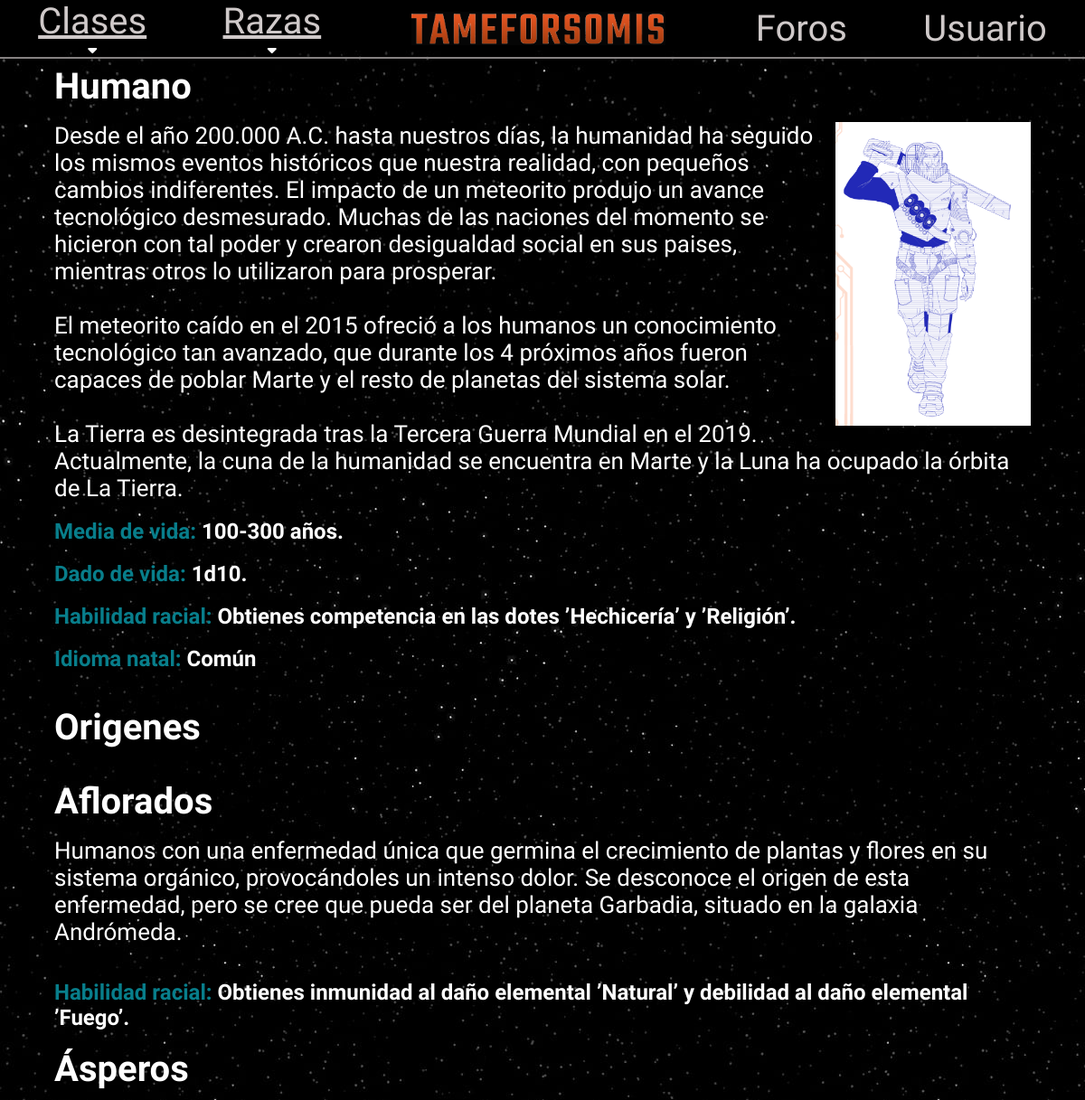
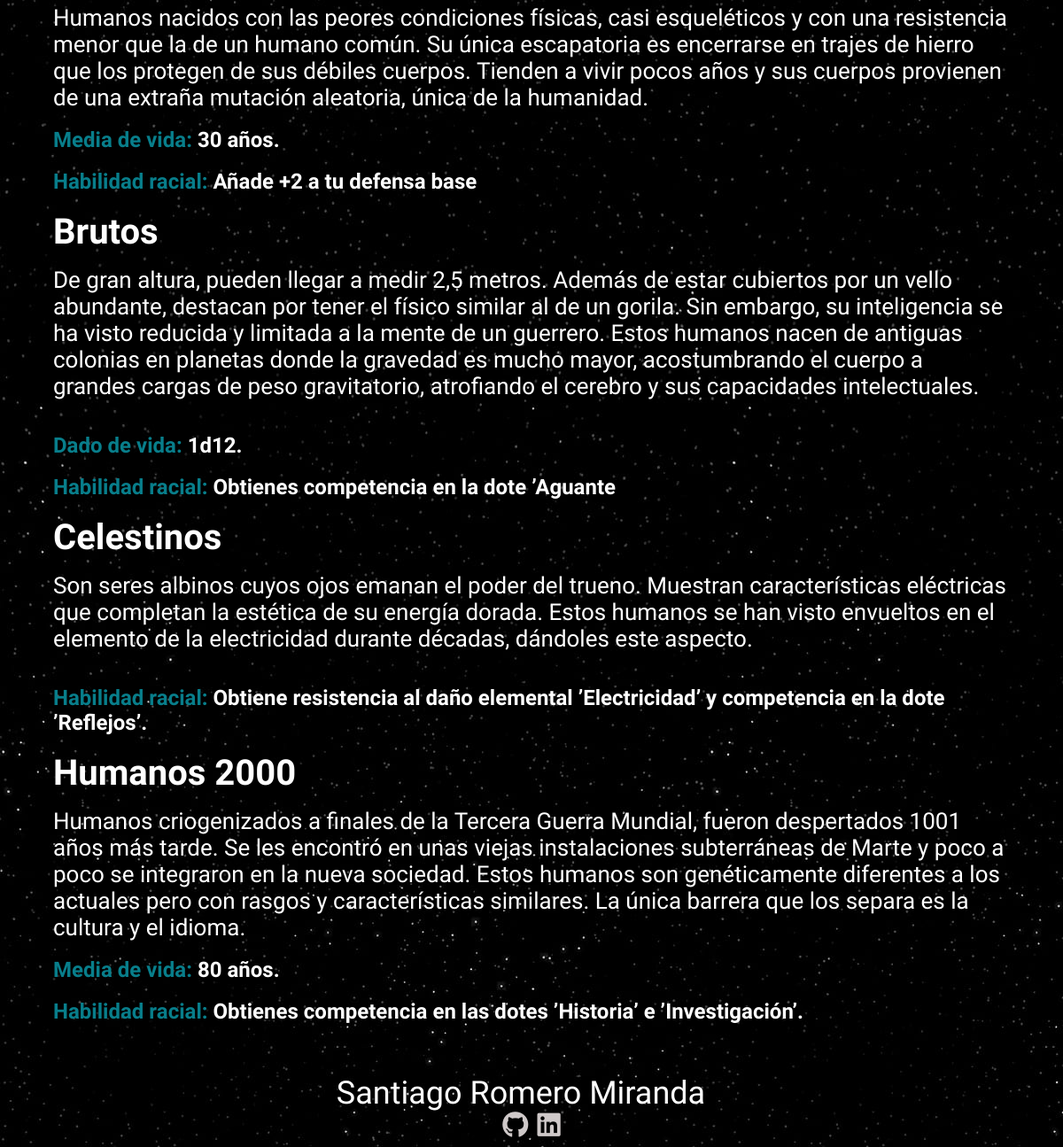
/index.php?action=verRaza&nombreRaza=Humano, run on the app's committed database (2 pictures, top to bottom).
### tables this page shows
CREATE TABLE `raza` (
  `nombre` varchar(200) NOT NULL,
  `descripcion` varchar(1000) NOT NULL,
  `imagen` varchar(200) NOT NULL,
  `dado` varchar(200) NOT NULL,
  `mediaVida` varchar(200) NOT NULL,
  `idioma` varchar(200) NOT NULL,
  `habilidad` varchar(200) NOT NULL
);

CREATE TABLE `origen` (
  `nombre` varchar(200) NOT NULL,
  `descripcion` varchar(1000) DEFAULT NULL,
  `dado` varchar(200) DEFAULT NULL,
  `mediaVida` varchar(200) DEFAULT NULL,
  `habilidad` varchar(1000) DEFAULT NULL,
  `raza` varchar(200) NOT NULL
);

### index.php (called while the page is built, shortened)
<?php
require_once 'controller/cliente.php';
require_once 'model/db.php';
require_once 'model/Tameforsomis.php';
require_once 'model/raza.php';
require_once 'model/origen.php';
$controlador = new Cliente();
$dataToView  = $controlador->{$_GET["action"]}();
require_once 'view/template/header.php';
require_once 'view/' . $controlador->view . '.php';
require_once 'view/template/footer.php';

### model/db.php (called while the page is built, shortened)
<?php
class Db
{
	public function __construct()
	{
		$this->host = constant('DB_HOST');
		$this->db = constant('DB');
		$this->user = constant('DB_USER');
		$this->pass = constant('DB_PASS');
		$this->conection = new mysqli($this->host, $this->user, $this->pass, $this->db);
	}
}

### model/Tameforsomis.php (called while the page is built, shortened)
<?php
class Tameforsomis
{
	private $conection;
	public function getConection()
	{
		$dbObj = new Db();
		$this->conection = $dbObj->conection;
	}
	public function verRazaPorNombre($nombre)
	{
		$sql = "SELECT * FROM raza WHERE nombre='$nombre'";
		$result = $this->conection->query($sql);
		$row = $result->fetch_assoc();
		$raza = new Raza($row['nombre'], $row['descripcion'], $row['dado'], $row['mediaVida'], $row['idioma'], $row['habilidad'], $row['imagen']);
		return $raza;
	}
}

### controller/cliente.php (called while the page is built, shortened)
<?php
class Cliente
{
	private $tameforsomis;
	public function __construct()
	{
		$this->tameforsomis = new Tameforsomis();
	}
	public function verRaza()
	{
		$nombreRaza = $_GET["nombreRaza"];
		$negocio = $this->tameforsomis->verRazaPorNombre($nombreRaza);
		return $negocio;
	}
}

### model/raza.php (called while the page is built, shortened)
<?php
class Raza
{
	private $nombre;
	private $descripcion;
	private $dado;
	private $mediaVida;
	private $idioma;
	private $habilidad;
	private $img;
	private array $origenes = array();
	private $conection;
	public function __construct($nombre, $descripcion, $dado, $mediaVida, $idioma, $habilidad, $img)
	{
		$this->nombre = $nombre;
		$this->descripcion = $descripcion;
		$this->dado = $dado;
		$this->mediaVida = $mediaVida;
		$this->idioma = $idioma;
		$this->habilidad = $habilidad;
		$this->img = $img;
	}
	public function getNombre()
	{
		return $this->nombre;
	}
	public function getDescripcion()
	{
		return $this->descripcion;
	}
	public function getDado()
	{
		return $this->dado;
	}
	public function getMediaVida()
	{
		return $this->mediaVida;
	}
	public function getIdioma()
	{
		return $this->idioma;
	}
	public function getHabilidad()
	{
		return $this->habilidad;
	}
	public function getImg()
	{
		return $this->img;
	}
	public function getConection()
	{
		$dbObj = new Db();
		$this->conection = $dbObj->conection;
	}
	public function getOrigenes()
	{
		$sql = "SELECT * FROM origen WHERE raza='$this->nombre'";
		$result = $this->conection->query($sql);
		if ($result->num_rows > 0) {
			$i = 0;
			while ($row = $result->fetch_assoc()) {
				$this->origenes[$i] = new Origen($row['nombre'], $row['descripcion'], $row['dado'], $row['mediaVida'], $row['habilidad']);
				$i++;
			}
			return $this->origenes;
		}
	}
}

### model/origen.php (called while the page is built, shortened)
<?php
class Origen
{
	private $nombre;
	private $descripcion;
	private $dado;
	private $mediaVida;
	private $habilidad;
	public function __construct($nombre, $descripcion, $dado, $mediaVida, $habilidad)
	{
		$this->nombre = $nombre;
		$this->descripcion = $descripcion;
		$this->dado = $dado;
		$this->mediaVida = $mediaVida;
		$this->habilidad = $habilidad;
	}
	public function getNombre()
	{
		return $this->nombre;
	}
	public function getDescripcion()
	{
		return $this->descripcion;
	}
	public function getDado()
	{
		return $this->dado;
	}
	public function getMediaVida()
	{
		return $this->mediaVida;
	}
	public function getHabilidad()
	{
		return $this->habilidad;
	}
	public function getConection()
	{
		$dbObj = new Db();
	}
}

### view/raza.php (the view)
<main>
    <section class="sectionRaza">
        <h1><?php echo $dataToView->getNombre() ?></h1>
        <img class="imgRaza" src="<?= $dataToView->getImg() ?>">
        <p><?php echo $dataToView->getDescripcion() ?></p>
        <br>
        <h2><span class="spanAtributos">Media de vida: </span><?php echo $dataToView->getMediaVida(); ?></h2>
        <br>
        <h2><span class="spanAtributos">Dado de vida: </span><?php echo $dataToView->getDado(); ?></h2><br>
        <h2><span class="spanAtributos">Habilidad racial: </span><?php echo $dataToView->getHabilidad(); ?></h2><br>
        <h2><span class="spanAtributos">Idioma natal: </span><?php echo $dataToView->getIdioma() ?></h2>
        <br>
        <br>
    </section>
    <section>
        <?php
        $origenes = $dataToView->getOrigenes();
        if ($origenes != null) {
        ?>
            <h1>Origenes</h1>
            <br>
            <?php
            for ($i = 0; $i < count($origenes); $i++) {
            ?>
                <h1><?php echo $origenes[$i]->getNombre() ?></h1>
                <p><?php echo $origenes[$i]->getDescripcion() ?></p>
                <br>
                <?php
                if ($origenes[$i]->getMediaVida() != null) {
                ?>
                    <h2><span class="spanAtributos">Media de vida: </span><?php echo $origenes[$i]->getMediaVida(); ?></h2>
                <?php } ?>
                <br>
                <?php
                if ($origenes[$i]->getDado() != null) {
                ?>
                    <h2><span class="spanAtributos">Dado de vida: </span><?php echo $origenes[$i]->getDado(); ?></h2><br>
                <?php } ?>
                <h2><span class="spanAtributos">Habilidad racial: </span><?php echo $origenes[$i]->getHabilidad(); ?></h2><br>
        <?php
            }
        }
        ?>
    </section>
</main>

### view/template/header.php (shortened to what this page needs)
<!DOCTYPE html>
<html lang="en">
<head>
    <link rel="stylesheet" href="view/css/estilocabecera.css" />
    <link rel="stylesheet" href="view/css/estiloindex.css" />
    <link rel="stylesheet" href="view/css/footer.css" />
    <link rel="stylesheet" href="view/css/estiloclases.css" />
    <link rel="stylesheet" href="view/css/estiloclase.css" />
    <link rel="stylesheet" href="view/css/estiloraza.css" />
    <link rel="stylesheet" href="view/css/estiloforo.css" />
    <link rel="stylesheet" href="view/css/estiloregistro.css" />
    <link rel="stylesheet" href="view/css/estiloforos.css" />
    <link rel="stylesheet" href="view/css/estiloperfil.css" />
</head>
<body>
    <header>
        <section class="desktop">
            <div class="headerdiv">
                <a class="headera" href="index.php?action=listarClases">
                    Clases
                </a>
                <i class="fa-solid fa-caret-down iconoClases" style="color: #ffffff;"></i>
            </div>
            <div class="headerdiv">
                <a class="headera" href="index.php?action=listarRazas">
                    Razas
                </a>
                <i class="fa-solid fa-caret-down iconoRazas" style="color: #ffffff;"></i>
            </div>
            <a class="logo" href="index.php">
                <img class="imagenLogo" src="img/logofinal.jpg" alt="">
            </a>
            <a class="headera" href="index.php?action=listarForos">
                Foros
            </a>
            <?php
            if (isset($_SESSION["user"])) {
            ?>
                <a class="headera" href="index.php?action=verPerfil">
                    <?php echo $_SESSION["user"]; ?>
                </a>
            <?php
            } else {
            ?>
                <a class="headera" href="index.php?action=verUsuario">
                    Usuario
                </a>
            <?php
            }
            ?>
        </section>
    </header>

### view/template/footer.php
<footer>
    <p class="footerp">Santiago Romero Miranda</p>
    <div class="iconosFooter">
        <a href="https://github.com/SantiagoRome/proyecto"><i class="fa-brands fa-github iconoFooter"></i></a>
        <a href="https://www.linkedin.com/in/santi-romero-6506a9277/"><i class="fa-brands fa-linkedin iconoFooter"></i></a>
    </div>
</footer>
</body>
</html>

### view/css/estilocabecera.css (style rules this page uses)
* { margin: 0; padding: 0; box-sizing: border-box; list-style: none; text-decoration: none; scroll-behavior: smooth; font-family: 'Montserrat Alternates', sans-serif; }
html { height: 100vh; }
header { height: 7vh; background-color: black; margin-bottom: 2vh; }
.headerdiv { display: flex; flex-direction: column; align-items: center; }
.logo { width: 26%; background-size: cover; align-self: initial; display: flex; align-items: center; justify-content: center; }
.headera { font-size: 40px; color: rgb(207, 201, 201); }
body { background: url(../../img/HD-wallpaper-stars-black-blackandwhite-night-sky-star-white.jpg); }
.imagenLogo { width: 90%; }
a:link, a:visited, a:active { text-decoration: none; color: rgb(207, 201, 201); }
.desktop { display: none; }
@media (min-width: 420px) { .desktop { display: initial; display: flex; justify-content: space-around; align-items: center; border-bottom: 2px solid rgb(134, 130, 130); } }
@media (min-width: 420px) { .headera { font-size: 24px; color: rgb(207, 201, 201); } }
@media (min-width: 420px) { .logo { height: 100%; } }
@media (min-width: 420px) { .headera:nth-child(1) { text-decoration: underline; } }
@media (min-width: 820px) { .headera { font-size: 40px; } }

### view/css/estiloindex.css (style rules this page uses)
main { margin: auto; width: 90vw; flex: 1; }

### view/css/footer.css (style rules this page uses)
body { min-height: 100vh; display: flex; flex-direction: column; }
footer { width: 100%; height: 15vh; display: flex; flex-direction: column; align-items: center; justify-content: end; padding-bottom: 10px; justify-self: end; }
.footerp { text-align: end; font-size: 26px; color: white; margin-right: 2vw; }
.iconoFooter { width: auto; height: auto; font-size: 30px; }
.iconosFooter { display: flex; justify-content: space-between; align-items: center; gap: 10px; }
@media (min-width: 420px) { .footerp { font-size: 36px; } }

### view/css/estiloclase.css (style rules this page uses)
h1 { color: white; font-size: 40px; margin-bottom: 2vh; }
p { color: white; font-size: 26px; }
h2 { color: white; }
.spanAtributos { color: #087E8B; }

### view/css/estiloraza.css (style rules this page uses)
.imgRaza { margin-left: 2vw; margin-bottom: 20px; width: 60%; }
.sectionRaza { display: flex; flex-direction: column; align-items: center; justify-content: space-around; }
.sectionRaza h2 { width: 100%; text-align: left; }
@media (min-width: 650px) { .sectionRaza { display: initial; } }
@media (min-width: 650px) { .imgRaza { width: 30%; float: right; margin-left: 10px; } }
@media (min-width: 950px) { .sectionRaza { display: initial; } }
@media (min-width: 950px) { .imgRaza { width: 20%; float: right; margin-left: 10px; } }

### data on the page
raza: nombre "Humano", imagen (picture), descripcion "Desde el año 200.000 A.C. hasta nuestros días, la humanidad ha seguido los mismos eventos históricos que nuestra realidad, con pequeños cambios indiferentes. El impacto de un meteorito produjo un avance tecnológico desmesurado. Muchas de las naciones del momento se hicieron con tal poder y crearon desigualdad social en sus paises, mientras otros lo utilizaron para prosperar. El meteorito caído en el 2015 ofreció a los humanos un conocimiento tecnológico tan avanzado, que durante los 4 próximos años fueron capaces de poblar Marte y el resto de planetas del sistema solar. La Tierra es desintegrada tras la Tercera Guerra Mundial en el 2019. Actualmente, la cuna de la humanidad se encuentra en…", mediaVida "100-300 años.", dado "1d10.", habilidad "Obtienes competencia en las dotes ’Hechicería’ y ’Religión’.", idioma "Común"
origen: nombre "Aflorados", descripcion "Humanos con una enfermedad única que germina el crecimiento de plantas y flores en su sistema orgánico, provocándoles un intenso dolor. Se desconoce el origen de esta enfermedad, pero se cree que pueda ser del planeta Garbadia, situado en la galaxia Andrómeda.", habilidad "Obtienes inmunidad al daño elemental ’Natural’ y debilidad al daño elemental ’Fuego’."
origen: nombre "Ásperos", descripcion "Humanos nacidos con las peores condiciones físicas, casi esqueléticos y con una resistencia menor que la de un humano común. Su única escapatoria es encerrarse en trajes de hierro que los protegen de sus débiles cuerpos. Tienden a vivir pocos años y sus cuerpos provienen de una extraña mutación aleatoria, única de la humanidad.", mediaVida "30 años.", habilidad "Añade +2 a tu defensa base"
origen: nombre "Brutos", descripcion "De gran altura, pueden llegar a medir 2,5 metros. Además de estar cubiertos por un vello abundante, destacan por tener el físico similar al de un gorila. Sin embargo, su inteligencia se ha visto reducida y limitada a la mente de un guerrero. Estos humanos nacen de antiguas colonias en planetas donde la gravedad es mucho mayor, acostumbrando el cuerpo a grandes cargas de peso gravitatorio, atrofiando el cerebro y sus capacidades intelectuales.", dado "1d12.", habilidad "Obtienes competencia en la dote ’Aguante"
origen: nombre "Celestinos", descripcion "Son seres albinos cuyos ojos emanan el poder del trueno. Muestran características eléctricas que completan la estética de su energía dorada. Estos humanos se han visto envueltos en el elemento de la electricidad durante décadas, dándoles este aspecto.", habilidad "Obtiene resistencia al daño elemental ’Electricidad’ y competencia en la dote ’Reflejos’."
origen: nombre "Humanos 2000", descripcion "Humanos criogenizados a finales de la Tercera Guerra Mundial, fueron despertados 1001 años más tarde. Se les encontró en unas viejas instalaciones subterráneas de Marte y poco a poco se integraron en la nueva sociedad. Estos humanos son genéticamente diferentes a los actuales pero con rasgos y características similares. La única barrera que los separa es la cultura y el idioma.", mediaVida "80 años.", habilidad "Obtienes competencia en las dotes ’Historia’ e ’Investigación’."
